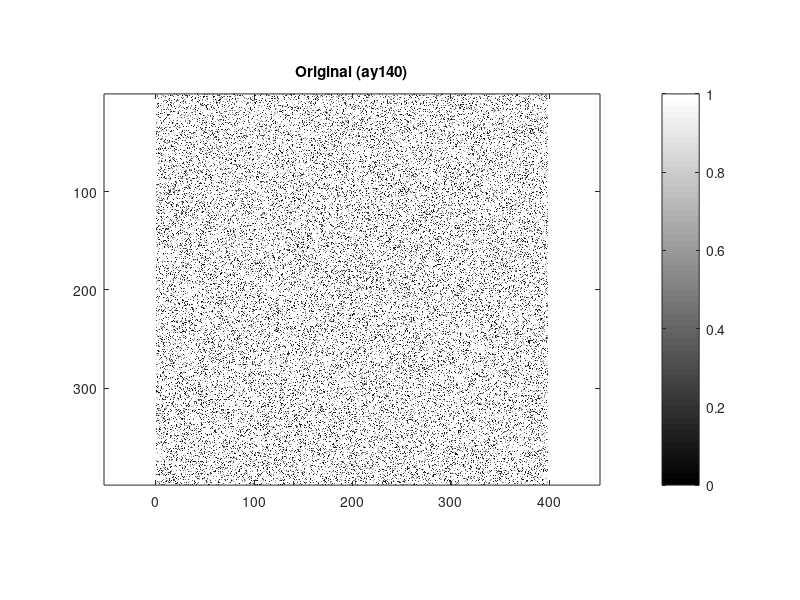
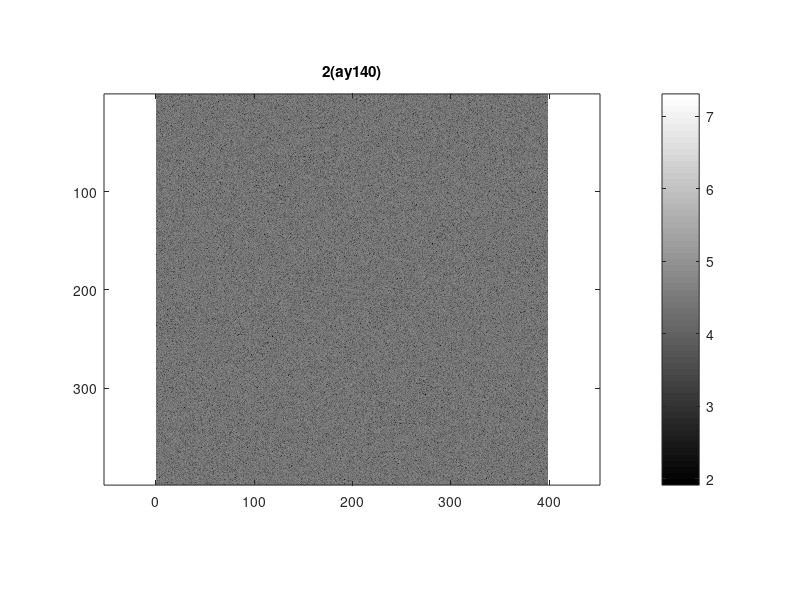
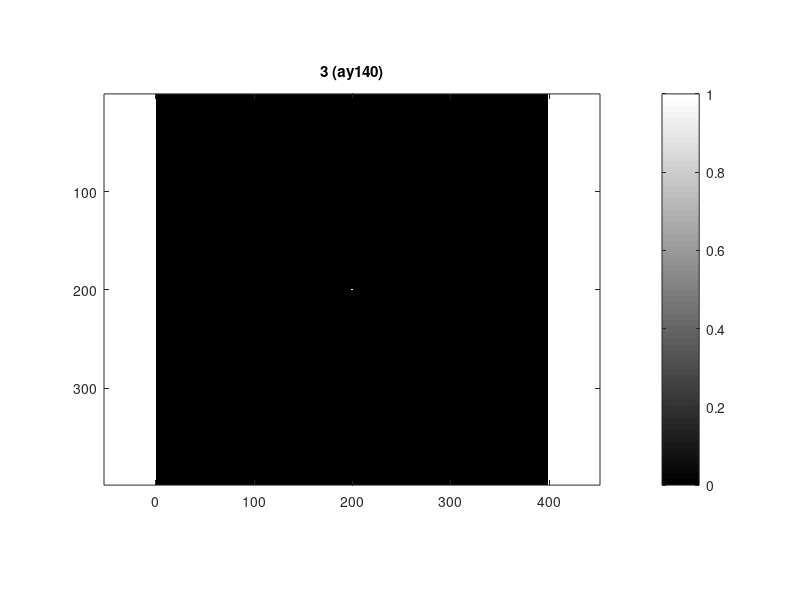
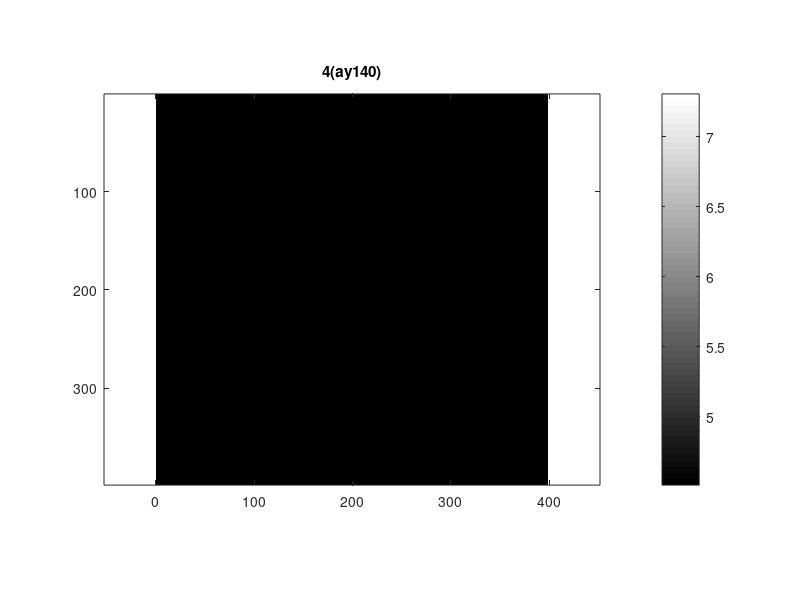

These charts were generated, in order, by the following MATLAB code:
% x = imread('coins.png');

% 399x399 matrix of random numbers
x = randi([0,255],399,399);
x = x(2:end, 2:end);
figure(1); clf
image(x); axis equal; colormap gray; colorbar
title('Original (ay140)');

X = fft2(x);
Xs = fftshift(X);
figure(2); clf
imagesc(log10(abs(Xs))); axis equal; colormap gray; colorbar
title('2(ay140)');

[rows, cols] = size(x);
max_size = max(rows, cols);
rnorm = rows/max_size; cnorm = cols/max_size;
[v, u] = meshgrid(linspace(-cnorm, cnorm, cols),...
    linspace(-rnorm, rnorm, rows)) ;
filter = sqrt(u.^2+v.^2)<0.006;

figure(3); clf
imagesc(filter); axis equal; colormap gray; colorbar
title('3 (ay140)');

Xsfiltered = Xs.*filter;

figure(4); clf
imagesc(log10(abs(Xsfiltered))); axis equal; colormap gray; colorbar
title('4(ay140)');

Xfiltered = ifftshift(Xsfiltered);
xfiltered = ifft2(Xfiltered);
figure(5); clf
imagesc(real(xfiltered), [0, 255]); axis equal; colormap gray; colorbar
title('Filtered Image (ay140)');

figure(6); clf
imagesc(real(xfiltered)); axis equal; colormap gray; colorbar
title('Filtered Image (ay140)');

figure (7); clf
surfc ( real(xfiltered) ); colormap gray ; shading interp ; colorbar